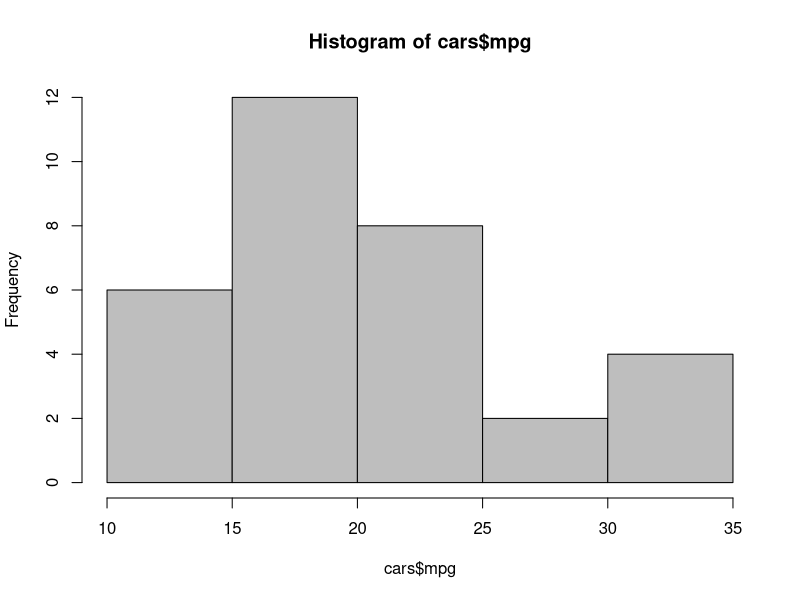
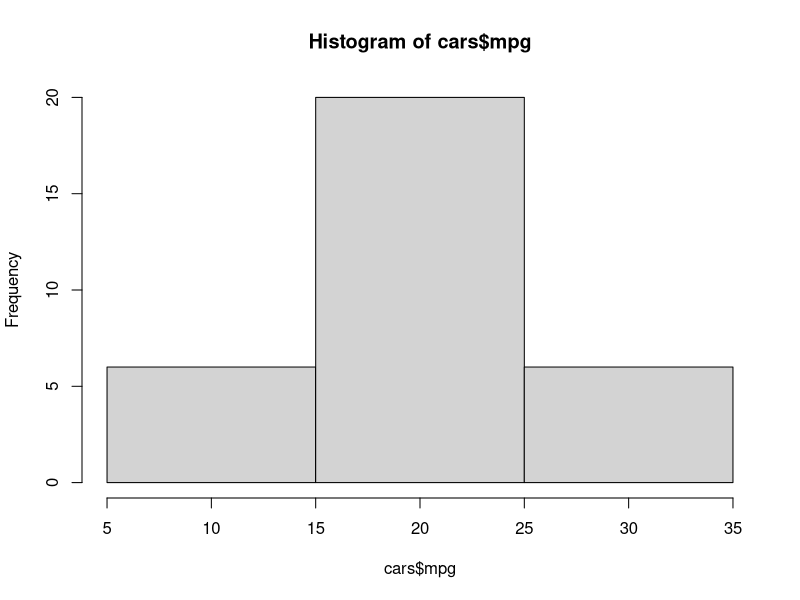
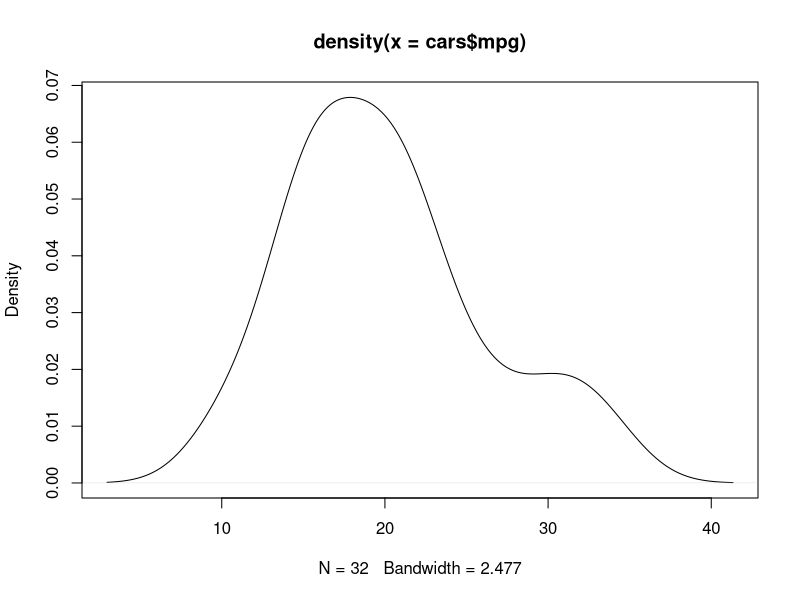
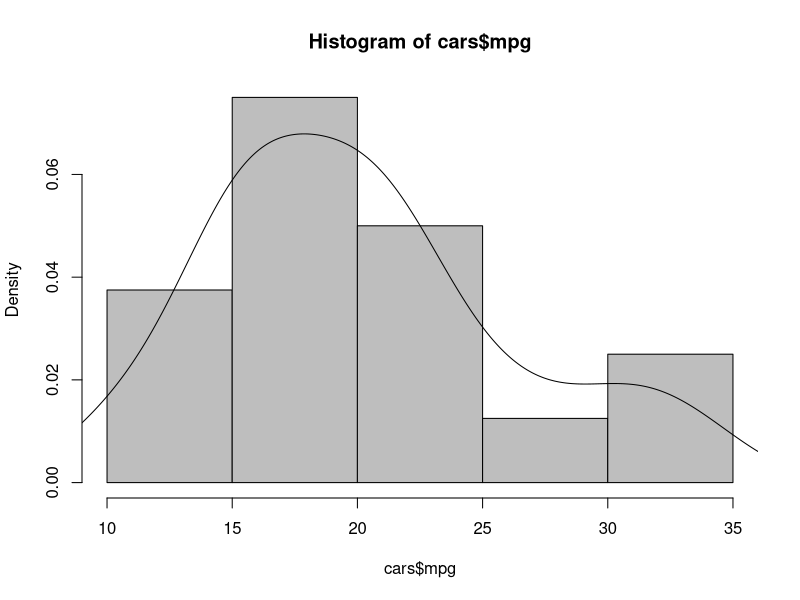
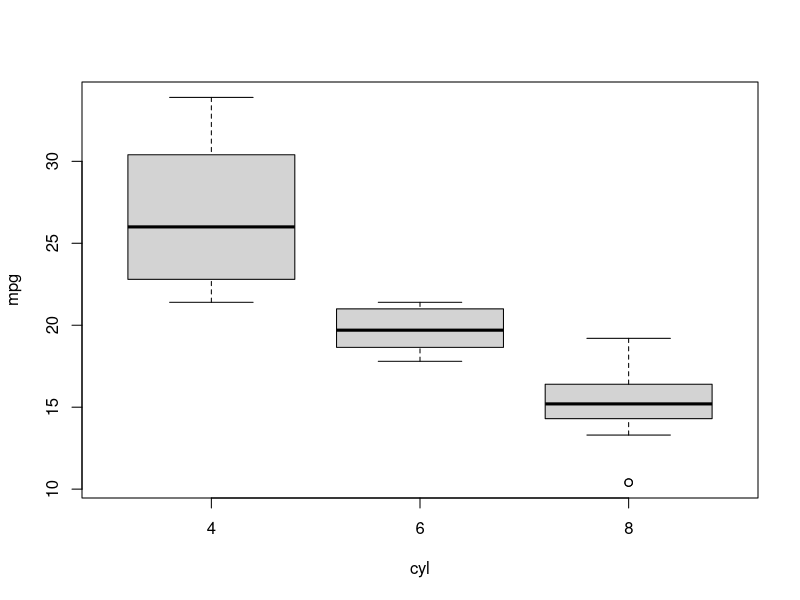
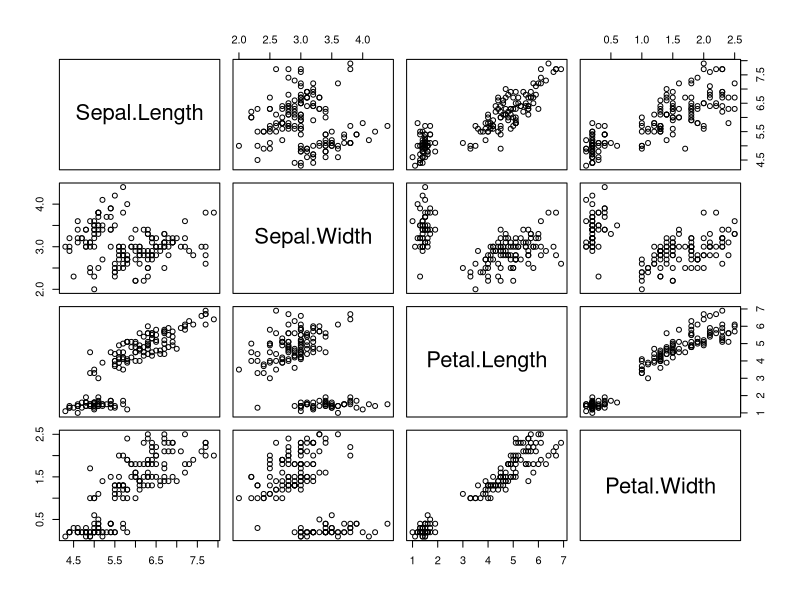

Write the R code that produced these figures, in order.
## ---- chunk 1

str(mtcars)
class(mtcars)
head(mtcars)
sapply(mtcars, function(x) length(unique(x)))

## ---- chunk 2
cars <- mtcars[c(1,2,9,10)]
cars
cars$gear
order(cars$gear)
cars$gear <- ordered(cars$gear) # give us ordered factors
cars$gear
cars$am <- factor(cars$am, labels=c('auto', 'manual')) # normal factors
cars$am
str(cars)
cars 

## ---- chunk 3
## Talking about the center of your data
 
mean(cars$mpg)
median(cars$cyl)
 
## Describing the variation
sd(cars$mpg)
 
## Checking the quantiles
 
### Calculating the range
range(cars$mpg)
 
### Calculating the quantiles
quantile(cars$mpg)
 
### Getting on speed with the quantile function
quantile(cars$mpg, probs=c(0.05, 0.95))
 
# Describing Categories
 
## Counting appearances
 
### Creating a table
amtable <- table(cars$am)
amtable
 
### Working with tables
 
## Calculating proportions
amtable/sum(amtable)
prop.table(amtable)
 
## Finding the center
max(amtable)
amtable == max(amtable)
id <- amtable == max(amtable)
names(amtable)[id]
 
# Describing Distributions
 
## Plotting histograms
 
### Making the plot
hist(cars$mpg, col='grey')
 
### Playing with breaks
hist(cars$mpg, breaks=c(5,15,25,35))
 
## Using frequencies or densities
 
### Creating a density plot
 
mpgdens <- density(cars$mpg)
plot(mpgdens)
 
### Plotting densities in a histogram
hist(cars$mpg, col='grey', freq=FALSE)
lines(mpgdens)
 
# Describing Multiple Variables
 
## Summarizing a complete dataset
 
### Getting the output
summary(cars)
 
### Fixing a problem
 
cars$cyl <- as.factor(cars$cyl)
 
## Plotting quantiles for subgroups
 
boxplot(mpg ~ cyl, data=cars)
 
## Tracking correlations
 
names(iris)
 
### Looking at relations
plot(iris[-5])
 
### Getting the numbers
 
with(iris, cor(Petal.Width, Petal.Length))
 
### Calculating correlations for multiple variables
 
iris.cor <- cor(iris[-5])
str(iris.cor)
iris.cor
 
iris.cor['Petal.Width', 'Petal.Length']
 
### Dealing with missing values
 
# Working with Tables
 
## Creating a two-way table
 
### Creating a table from two variables
 
with(cars, table(am, gear))
 
### Creating tables from a matrix
 
trial <- matrix(c(34,11,9,32), ncol=2)
colnames(trial) <- c('sick', 'healthy')
rownames(trial) <- c('risk', 'no_risk')
trial.table <- as.table(trial)
trial.table
 
### Extracting the numbers
 
trial.table['risk', 'sick']
 
##Converting matrix to a data frame
 
trial.df <- as.data.frame(trial)
str(trial.df)
trial.df

## convert table to a data frame
trial.table.df <- as.data.frame(trial.table)
str(trial.table.df)
trial.table.df
 
## Looking at margins and proportions
 
### Adding margins to the table -- add sum to each rows and columns
 
addmargins(trial.table)
addmargins(trial.table,margin=2)
 
### Calculating proportions
 
prop.table(trial.table)
 
### Calculating proportions over columns and rows
prop.table(trial.table, margin=1)
prop.table(trial.table, margin = 2)

